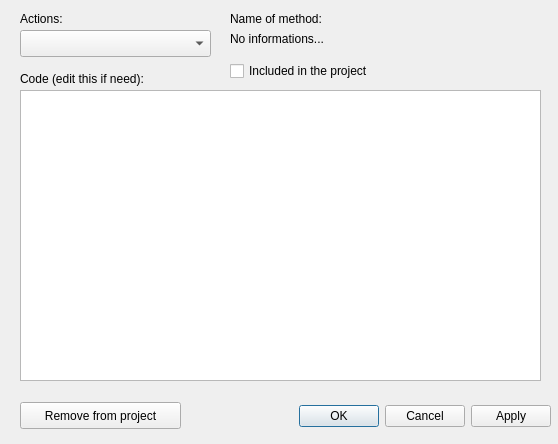
<?xml version="1.0" encoding="UTF-8"?>
<ui version="4.0">
 <class>Actions</class>
 <widget class="QDialog" name="Actions">
  <property name="geometry">
   <rect>
    <x>0</x>
    <y>0</y>
    <width>558</width>
    <height>444</height>
   </rect>
  </property>
  <property name="minimumSize">
   <size>
    <width>558</width>
    <height>444</height>
   </size>
  </property>
  <property name="maximumSize">
   <size>
    <width>558</width>
    <height>444</height>
   </size>
  </property>
  <property name="windowTitle">
   <string>Actions editor</string>
  </property>
  <widget class="QDialogButtonBox" name="buttonBox">
   <property name="enabled">
    <bool>true</bool>
   </property>
   <property name="geometry">
    <rect>
     <x>210</x>
     <y>400</y>
     <width>341</width>
     <height>32</height>
    </rect>
   </property>
   <property name="orientation">
    <enum>Qt::Horizontal</enum>
   </property>
   <property name="standardButtons">
    <set>QDialogButtonBox::Apply|QDialogButtonBox::Cancel|QDialogButtonBox::Ok</set>
   </property>
  </widget>
  <widget class="QLabel" name="label">
   <property name="geometry">
    <rect>
     <x>20</x>
     <y>10</y>
     <width>67</width>
     <height>17</height>
    </rect>
   </property>
   <property name="text">
    <string>Actions:</string>
   </property>
  </widget>
  <widget class="QComboBox" name="comboBox">
   <property name="geometry">
    <rect>
     <x>20</x>
     <y>30</y>
     <width>191</width>
     <height>27</height>
    </rect>
   </property>
  </widget>
  <widget class="QLabel" name="label_2">
   <property name="geometry">
    <rect>
     <x>20</x>
     <y>70</y>
     <width>161</width>
     <height>17</height>
    </rect>
   </property>
   <property name="text">
    <string>Code (edit this if need):</string>
   </property>
  </widget>
  <widget class="QLabel" name="label_3">
   <property name="geometry">
    <rect>
     <x>230</x>
     <y>10</y>
     <width>131</width>
     <height>17</height>
    </rect>
   </property>
   <property name="text">
    <string>Name of method:</string>
   </property>
  </widget>
  <widget class="QLabel" name="label_4">
   <property name="geometry">
    <rect>
     <x>230</x>
     <y>30</y>
     <width>321</width>
     <height>17</height>
    </rect>
   </property>
   <property name="text">
    <string>No informations...</string>
   </property>
  </widget>
  <widget class="QTextEdit" name="textEdit">
   <property name="geometry">
    <rect>
     <x>20</x>
     <y>90</y>
     <width>521</width>
     <height>291</height>
    </rect>
   </property>
  </widget>
  <widget class="QCheckBox" name="checkBox">
   <property name="enabled">
    <bool>true</bool>
   </property>
   <property name="geometry">
    <rect>
     <x>230</x>
     <y>60</y>
     <width>191</width>
     <height>22</height>
    </rect>
   </property>
   <property name="text">
    <string>Included in the project</string>
   </property>
   <property name="checkable">
    <bool>true</bool>
   </property>
  </widget>
  <widget class="QPushButton" name="pushButton">
   <property name="geometry">
    <rect>
     <x>20</x>
     <y>402</y>
     <width>161</width>
     <height>27</height>
    </rect>
   </property>
   <property name="text">
    <string>Remove from project</string>
   </property>
  </widget>
 </widget>
 <resources/>
 <connections>
  <connection>
   <sender>buttonBox</sender>
   <signal>accepted()</signal>
   <receiver>Actions</receiver>
   <slot>accept()</slot>
   <hints>
    <hint type="sourcelabel">
     <x>248</x>
     <y>254</y>
    </hint>
    <hint type="destinationlabel">
     <x>157</x>
     <y>274</y>
    </hint>
   </hints>
  </connection>
  <connection>
   <sender>buttonBox</sender>
   <signal>rejected()</signal>
   <receiver>Actions</receiver>
   <slot>reject()</slot>
   <hints>
    <hint type="sourcelabel">
     <x>316</x>
     <y>260</y>
    </hint>
    <hint type="destinationlabel">
     <x>286</x>
     <y>274</y>
    </hint>
   </hints>
  </connection>
 </connections>
</ui>
